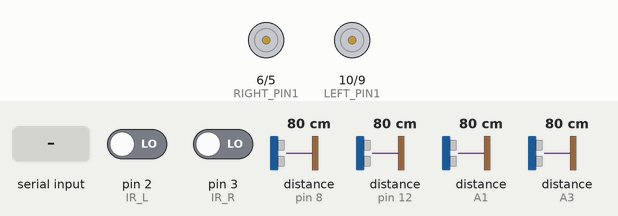
This sketch was run on a simulated Arduino Uno, built with avr-gcc and run on an emulated ATmega328P. On the bench: motor-driver pin pairs drawn as motors (green arrow = first pin HIGH = forward, orange = second pin HIGH = backward, longer = more drive). Wiring (inferred from the names in the program): 4 × ultrasonic range finder: trigger pin 7, echo pin 8 / trigger pin 11, echo pin 12 / trigger A0, echo A1 / trigger A2, echo A3. Inputs (shaded band) come from the test bench; at power-on: pin 2 (IR_L) LOW, pin 3 (IR_R) LOW, distance to the obstacle (sensors on pin 8, pin 12, A1, A3) 80 cm. The echo pulse lasts 58.3 µs per cm; what the sketch prints to the serial monitor is not drawn.

Above: at 1.2 s.
1.3 s: "L" received over Serial
At 2.0 s:
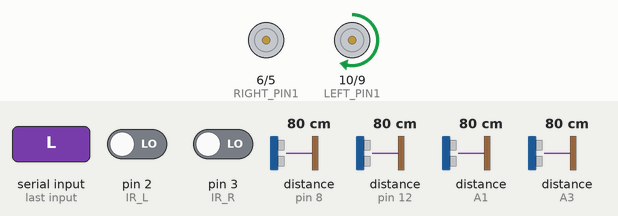
3.8 s: "R" received over Serial
At 4.3 s:
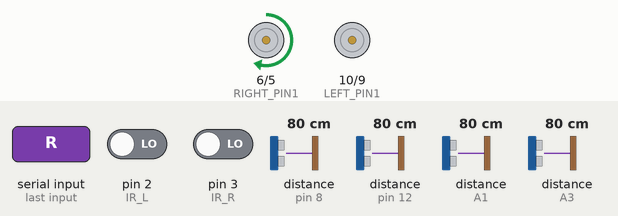
6.4 s: "B" received over Serial
At 7.1 s:
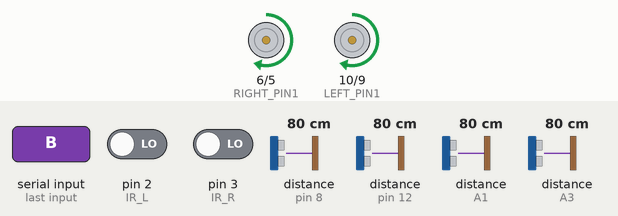
Timing chart, 0 to 9.4 s (numbered marks = the images above; inputs shaded):
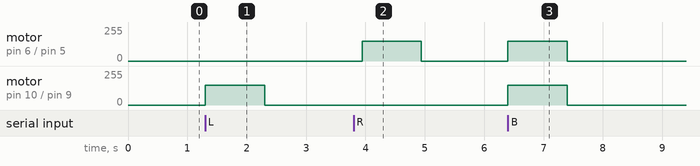

Measured:
- after the input at 1.3 s, motor on pin 10 (LEFT_PIN1) / pin 9 (LEFT_PIN2): stopped → forward 150/255 at once, → stopped 1.0 s later
- after the input at 3.8 s, motor on pin 6 (RIGHT_PIN1) / pin 5 (RIGHT_PIN2): stopped → forward 150/255 after 0.14 s, → stopped 1.0 s later
- after the input at 6.4 s, motor on pin 6 (RIGHT_PIN1) / pin 5 (RIGHT_PIN2), motor on pin 10 (LEFT_PIN1) / pin 9 (LEFT_PIN2): stopped → forward 150/255 at once, → stopped 1.0 s later

The sketch:

wiring_check.ino
```cpp
// 배선 확인용 코드 (아두이노 우노) - 라인센서 2개 + 초음파 4개 + 모터
// 시리얼 모니터(9600)에서 사용. 모터 시험은 바퀴를 바닥에서 띄우고 하세요.
//
// 0.5초마다 센서 값이 출력됩니다.
//   라인 L=0 R=1  : 센서가 보는 값 (흰/검정에서 값이 바뀌는지 확인)
//   앞/왼/오/뒤 : 초음파 거리(cm), "없음"이면 응답 없음(배선 확인)
//
// 모터 시험 명령 (시리얼 모니터에 한 글자 입력 후 전송)
//   L : 왼쪽 바퀴 앞으로 1초
//   R : 오른쪽 바퀴 앞으로 1초
//   B : 두 바퀴 앞으로 1초
//   S : 정지

const int LEFT_PIN1  = 10;
const int LEFT_PIN2  = 9;
const int RIGHT_PIN1 = 6;
const int RIGHT_PIN2 = 5;

const int IR_L = 2;
const int IR_R = 3;

const int NUM = 4;
const int TRIG[NUM] = {7, 11, A0, A2};
const int ECHO[NUM] = {8, 12, A1, A3};
const char* NAME[NUM] = {"앞", "왼", "오", "뒤"};

const int TEST_SPEED = 150;
unsigned long lastPrint = 0;

void stopMotors() {
  analogWrite(LEFT_PIN1, 0);  analogWrite(LEFT_PIN2, 0);
  analogWrite(RIGHT_PIN1, 0); analogWrite(RIGHT_PIN2, 0);
}

float readCm(int trig, int echo) {
  digitalWrite(trig, LOW);  delayMicroseconds(2);
  digitalWrite(trig, HIGH); delayMicroseconds(10);
  digitalWrite(trig, LOW);
  unsigned long d = pulseIn(echo, HIGH, 12000);
  if (d == 0) return -1;
  return d * 0.0343f / 2.0f;
}

void setup() {
  Serial.begin(9600);
  pinMode(LEFT_PIN1, OUTPUT);  pinMode(LEFT_PIN2, OUTPUT);
  pinMode(RIGHT_PIN1, OUTPUT); pinMode(RIGHT_PIN2, OUTPUT);
  stopMotors();
  pinMode(IR_L, INPUT);
  pinMode(IR_R, INPUT);
  for (int i = 0; i < NUM; i++) {
    pinMode(TRIG[i], OUTPUT);
    pinMode(ECHO[i], INPUT);
    digitalWrite(TRIG[i], LOW);
  }
  Serial.println("배선 확인 시작 (모터 명령: L / R / B / S)");
}

void loop() {
  while (Serial.available() > 0) {
    char c = Serial.read();
    if (c == 'L' || c == 'l') {
      Serial.println("왼쪽 바퀴 1초");
      analogWrite(LEFT_PIN1, TEST_SPEED); analogWrite(LEFT_PIN2, 0);
      delay(1000); stopMotors();
    } else if (c == 'R' || c == 'r') {
      Serial.println("오른쪽 바퀴 1초");
      analogWrite(RIGHT_PIN1, TEST_SPEED); analogWrite(RIGHT_PIN2, 0);
      delay(1000); stopMotors();
    } else if (c == 'B' || c == 'b') {
      Serial.println("두 바퀴 1초");
      analogWrite(LEFT_PIN1, TEST_SPEED);  analogWrite(LEFT_PIN2, 0);
      analogWrite(RIGHT_PIN1, TEST_SPEED); analogWrite(RIGHT_PIN2, 0);
      delay(1000); stopMotors();
    } else if (c == 'S' || c == 's') {
      stopMotors();
      Serial.println("정지");
    }
  }

  if (millis() - lastPrint >= 500) {
    lastPrint = millis();
    Serial.print("라인 L=");
    Serial.print(digitalRead(IR_L));
    Serial.print(" R=");
    Serial.print(digitalRead(IR_R));
    Serial.print(" | ");
    for (int i = 0; i < NUM; i++) {
      float cm = readCm(TRIG[i], ECHO[i]);
      Serial.print(NAME[i]);
      Serial.print("=");
      if (cm < 0) Serial.print("없음");
      else Serial.print(cm, 1);
      Serial.print(" ");
      delay(30);
    }
    Serial.println();
  }
}
```
